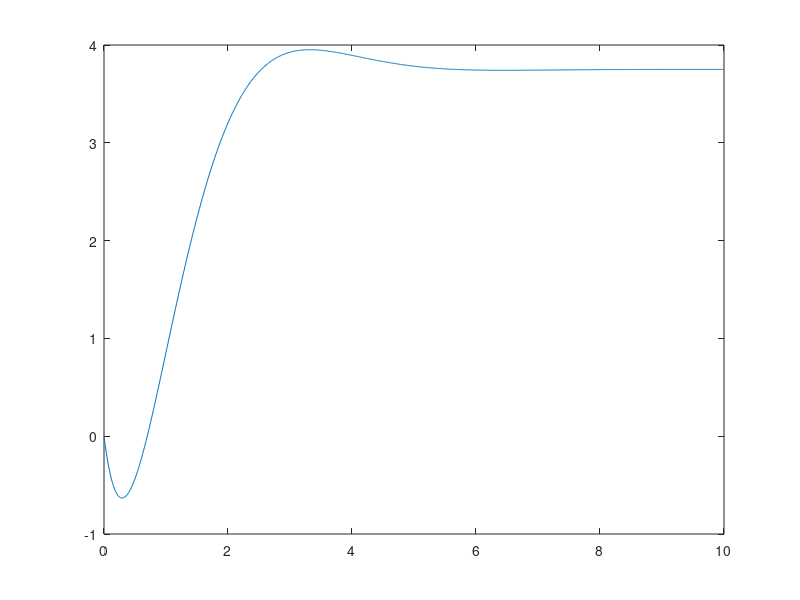
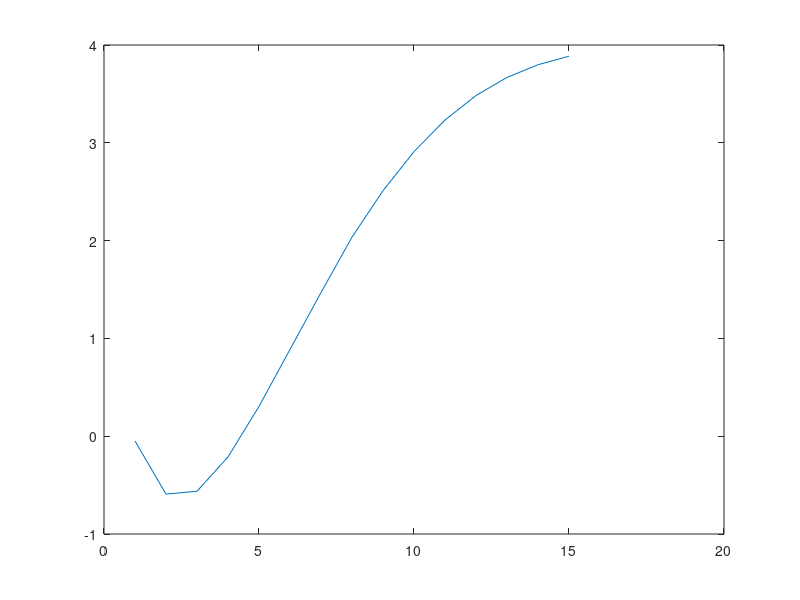
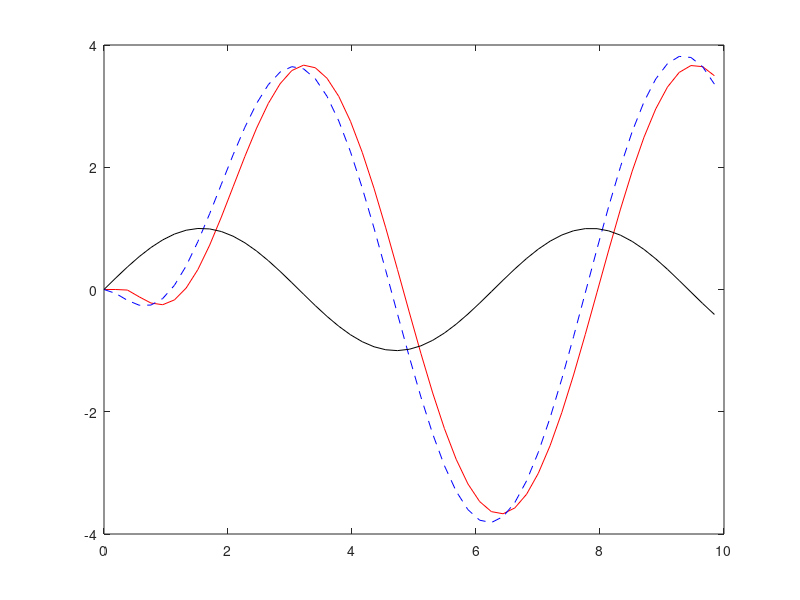

Here is the MATLAB script that generated these plots, in order:
clear; clc;close all;
num = [-5, -5, 30];
den = [1, 6, 10, 8];
sys = tf(num,den);
t1 = 0:0.01:10;
[y, t1] = step(sys,t1);
figure,plot(t1,y);
n = length(t1);
n1 = abs(y-y(n))/y(n) > 0.05;
n2 = sum(n1);
N = 15;
T = n2*0.01/N;
delta = linspace(2,n2,N);
delta = floor(delta);
S = y(delta);
figure, plot(S);
I = eye(N);
Mss = zeros(1,N);
Mss(end) = 1;
Mss = [I;Mss];
Mss(1,:) = [];
Yk_1 = zeros(N,1);
Yk = zeros(N,1);
yk(1) = 0; yk(2) = 0;
t = 0:T:10;
u = sin(t);
for i = 3:length(u);
    Yk = Mss*Yk_1 + S*(u(i-1)-u(i-2));
    yk(i) = Yk(1);
    Yk_1 = Yk;
end
figure, plot(t,yk,'r'); hold on;
[yy,t] = lsim(sys,u,t);
plot(t,yy,'b--');plot(t,u,'k');